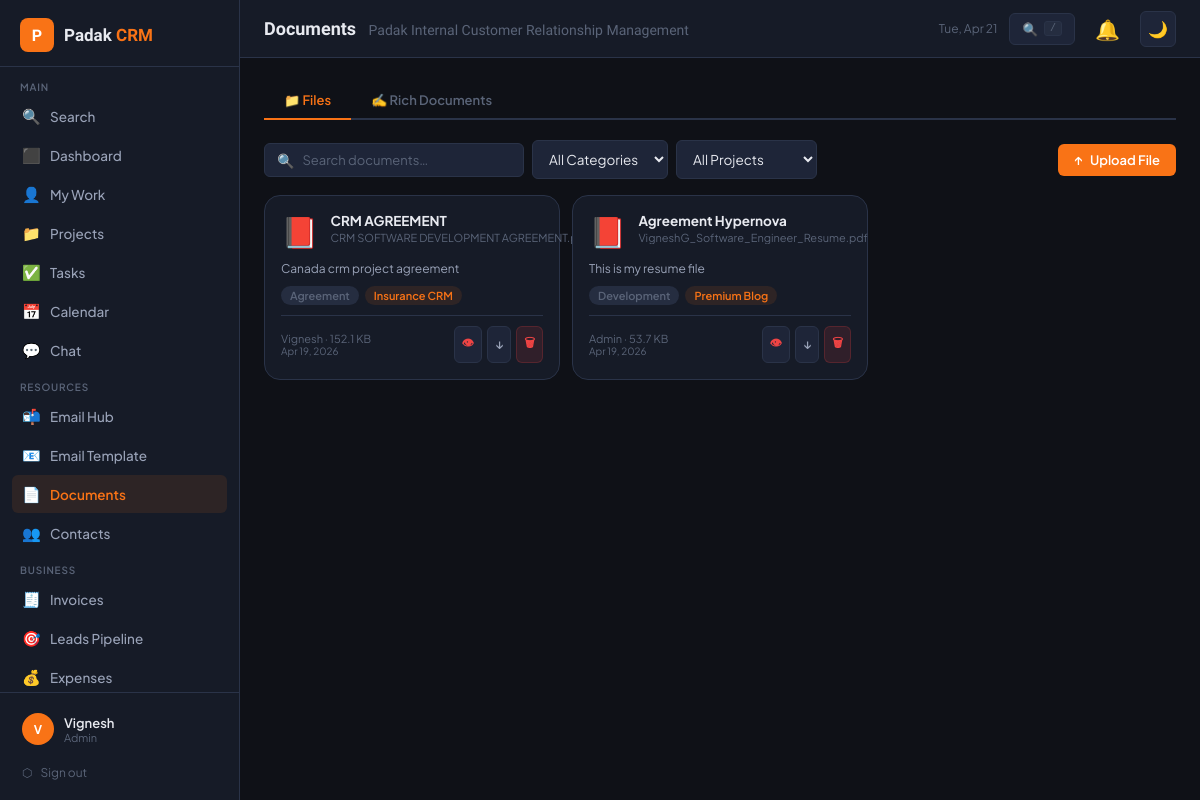
Page /documents.php (signed in) on the committed database.
### tables this page shows
CREATE TABLE `users` (
  `id` int(11) NOT NULL,
  `name` varchar(100) NOT NULL,
  `email` varchar(150) NOT NULL,
  `password` varchar(255) NOT NULL,
  `role` enum('admin','manager','member') DEFAULT 'member',
  `avatar` varchar(255) DEFAULT NULL,
  `phone` varchar(30) DEFAULT NULL,
  `department` varchar(100) DEFAULT NULL,
  `status` enum('active','inactive') DEFAULT 'active',
  `last_login` datetime DEFAULT NULL,
  `created_at` datetime DEFAULT current_timestamp()
);

CREATE TABLE `documents` (
  `id` int(11) NOT NULL,
  `title` varchar(250) NOT NULL,
  `description` text DEFAULT NULL,
  `filename` varchar(255) NOT NULL,
  `original_name` varchar(255) NOT NULL,
  `file_size` bigint(20) DEFAULT 0,
  `file_type` varchar(100) DEFAULT NULL,
  `project_id` int(11) DEFAULT NULL,
  `contact_id` int(11) DEFAULT NULL,
  `task_id` int(11) DEFAULT NULL,
  `lead_id` int(11) DEFAULT NULL,
  `category` varchar(100) DEFAULT 'General',
  `access` enum('all','admin','manager') DEFAULT 'all',
  `uploaded_by` int(11) NOT NULL,
  `created_at` datetime DEFAULT current_timestamp()
);

CREATE TABLE `projects` (
  `id` int(11) NOT NULL,
  `title` varchar(200) NOT NULL,
  `description` text DEFAULT NULL,
  `contact_id` int(11) DEFAULT NULL,
  `status` enum('planning','active','on_hold','completed','cancelled') DEFAULT 'planning',
  `priority` enum('low','medium','high','urgent') DEFAULT 'medium',
  `start_date` date DEFAULT NULL,
  `due_date` date DEFAULT NULL,
  `budget` decimal(12,2) DEFAULT NULL,
  `currency` varchar(10) DEFAULT 'LKR',
  `progress` int(11) DEFAULT 0,
  `created_by` int(11) NOT NULL,
  `created_at` datetime DEFAULT current_timestamp(),
  `updated_at` datetime DEFAULT current_timestamp() ON UPDATE current_timestamp()
);

### config.php (called while the page is built, shortened)
<?php
function currentUser(): array {
    return [
        'id'   => $_SESSION['crm_user_id'] ?? 0,
        'name' => $_SESSION['crm_name'] ?? '',
        'role' => $_SESSION['crm_role'] ?? '',
        'email'=> $_SESSION['crm_email'] ?? '',
        'avatar'=> $_SESSION['crm_avatar'] ?? null,
    ];
}
function isManager(): bool { return in_array($_SESSION['crm_role'] ?? '', ['admin','manager']); }
function h(string $s): string { return htmlspecialchars($s, ENT_QUOTES, 'UTF-8'); }
function formatSize(int $bytes): string {
    if ($bytes >= 1024) return round($bytes/1024, 1).' KB';
    return $bytes.' B';
}
function fDate(?string $d, string $fmt = 'M j, Y'): string {
    return date($fmt, strtotime($d));
}

### documents.php (the view, shortened to what this page needs)
<?php
require_once 'config.php';
require_once 'includes/layout.php';
$db = getCRMDB();
$user = currentUser();
    ?><!DOCTYPE html><html lang="en"><head><meta charset="UTF-8">
    </body></html><?php exit;
$tab        = $_GET['tab'] ?? 'files';
$proj_filter= (int)($_GET['project_id'] ?? 0);
$search     = trim($_GET['q'] ?? '');
$fw = "1=1";
$docs = $db->query("
    SELECT d.*, u.name AS uploader, p.title AS proj_title
    FROM documents d
    LEFT JOIN users u ON u.id=d.uploaded_by
    LEFT JOIN projects p ON p.id=d.project_id
    WHERE $fw ORDER BY d.created_at DESC
")->fetch_all(MYSQLI_ASSOC);
function docIcon(string $name): string {
    $ext = strtolower(pathinfo($name, PATHINFO_EXTENSION));
    return match(true) {
        $ext === 'pdf'                            => '📕',
        in_array($ext,['doc','docx'])             => '📘',
        in_array($ext,['xls','xlsx'])             => '📗',
        in_array($ext,['ppt','pptx'])             => '📙',
        in_array($ext,['jpg','jpeg','png','gif','webp']) => '🖼',
        in_array($ext,['zip','rar'])              => '🗜',
        $ext === 'txt'                            => '📝',
        default                                   => '📄'
    };
}
renderLayout('Documents', 'documents');
?>
<div class="doc-tabs">
  <a href="documents.php?tab=files<?= $proj_filter?"&project_id=$proj_filter":'' ?>" class="doc-tab <?= $tab==='files'?'active':'' ?>">📁 Files</a>
  <a href="documents.php?tab=editor" class="doc-tab <?= $tab==='editor'?'active':'' ?>">✍ Rich Documents</a>
</div>
<?php if ($tab === 'files'):  ?>
<div class="doc-filter">
  <form method="GET" class="doc-filter-left" id="filter-form">
    <div class="search-box" style="min-width:180px;flex:1;max-width:260px">
      <span style="color:var(--text3)">🔍</span>
      <input type="text" name="q" placeholder="Search documents…" value="<?= h($search) ?>">
    </div>
    <select name="cat" class="form-control" style="width:auto" onchange="this.form.submit()">
      <option value="">All Categories</option>
    </select>
    <?php if (!$proj_filter): ?>
    <select name="project_id" class="form-control" style="width:auto" onchange="this.form.submit()">
      <option value="">All Projects</option>
    </select>
    <?php endif; ?>
  </form>
  <button class="btn btn-primary" onclick="openModal('modal-upload')" style="flex-shrink:0">↑ <span>Upload File</span></button>
</div>
<?php if (empty($docs)): ?>
<div class="card"><div class="empty-state"><div class="icon">📁</div><p>No documents found. <a href="#" onclick="openModal('modal-upload')" style="color:var(--orange)">Upload one</a></p></div></div>
<?php else: ?>
<div class="doc-grid">
  <?php foreach ($docs as $d):
    $ext = strtolower(pathinfo($d['original_name'], PATHINFO_EXTENSION));
    $is_pdf = $ext === 'pdf';
  ?>
  <div class="doc-card">
    <div class="doc-card-top">
      <span style="font-size:30px;flex-shrink:0"><?= docIcon($d['original_name']) ?></span>
      <div class="doc-card-body">
        <div style="font-size:13.5px;font-weight:700;color:var(--text);margin-bottom:2px;word-break:break-word"><?= h($d['title']) ?></div>
        <div style="font-size:11px;color:var(--text3);white-space:nowrap;overflow:hidden;text-overflow:ellipsis" title="<?= h($d['original_name']) ?>"><?= h($d['original_name']) ?></div>
      </div>
    </div>
    <?php if (!empty($d['description'])): ?>
    <p style="font-size:12px;color:var(--text2);margin-bottom:8px;line-height:1.5"><?= h(mb_substr($d['description'],0,80)).(mb_strlen($d['description'])>80?'…':'') ?></p>
    <?php endif; ?>
    <div style="display:flex;gap:6px;flex-wrap:wrap;margin-bottom:10px">
      <span class="badge" style="background:var(--bg4);color:var(--text3)"><?= h($d['category']) ?></span>
      <?php if ($d['proj_title']): ?>
      <span class="badge" style="background:var(--orange-bg);color:var(--orange)"><?= h($d['proj_title']) ?></span>
      <?php endif; ?>
    </div>
    <div class="doc-card-footer">
      <div>
        <div style="font-size:11px;color:var(--text3)"><?= h($d['uploader']) ?> · <?= formatSize((int)$d['file_size']) ?></div>
        <div style="font-size:10px;color:var(--text3)"><?= fDate($d['created_at'],'M j, Y') ?></div>
      </div>
      <div style="display:flex;gap:5px">
        <?php if ($is_pdf): ?>
        <button class="btn btn-ghost btn-sm btn-icon" title="Preview PDF" onclick="openPdfViewer(<?= $d['id'] ?>,<?= htmlspecialchars(json_encode($d['title']), ENT_QUOTES) ?>)" style="color:var(--red)">👁</button>
        <?php endif; ?>
        <a href="documents.php?download=<?= $d['id'] ?>" class="btn btn-ghost btn-sm btn-icon" title="Download">↓</a>
        <?php if ($d['uploaded_by'] == $user['id'] || isManager()): ?>
        <form method="POST" onsubmit="return confirm('Delete this document?')" style="display:inline">
          <button type="submit" class="btn btn-danger btn-sm btn-icon" title="Delete">🗑</button>
        </form>
        <?php endif; ?>
      </div>
    </div>
  </div>
  <?php endforeach; ?>
</div>
<?php endif; ?>
<?php endif;  ?>
<?php renderLayoutEnd(); ?>

### includes/layout.php (shortened to what this page needs)
<?php
function renderLayout(string $pageTitle, string $activePage): void {
    $user = currentUser();
    $initials = implode('', array_map(fn($w) => strtoupper($w[0]), explode(' ', $user['name'])));
    $initials = substr($initials, 0, 2);
?>
<!DOCTYPE html>
<html lang="en" data-theme="dark">
<head>
</head>
<body>
<nav id="sidebar">
  <div class="sidebar-logo">
    <div class="logo-mark">P</div>
    <div class="logo-text">Padak <span>CRM</span></div>
  </div>
  <div class="nav-section">
    <div class="nav-label">Main</div>
    <a href="search.php" class="nav-item <?= $activePage==='search'?'active':'' ?>">
      <span class="icon">🔍</span> Search
    </a>
    <a href="dashboard.php" class="nav-item <?= $activePage==='dashboard'?'active':'' ?>">
      <span class="icon">⬛</span> Dashboard
    </a>
    <a href="mywork.php" class="nav-item <?= $activePage==='mywork'?'active':'' ?>">
      <span class="icon">👤</span> My Work
    </a>
    <a href="projects.php" class="nav-item <?= $activePage==='projects'?'active':'' ?>">
      <span class="icon">📁</span> Projects
    </a>
    <a href="tasks.php" class="nav-item <?= $activePage==='tasks'?'active':'' ?>">
      <span class="icon">✅</span> Tasks
    </a>
    <a href="calendar.php" class="nav-item <?= $activePage==='calendar'?'active':'' ?>">
      <span class="icon">📅</span> Calendar
    </a>
    <a href="chat.php" class="nav-item <?= $activePage==='chat'?'active':'' ?>">
      <span class="icon">💬</span> Chat
    </a>
    <div class="nav-label" style="margin-top:12px">Resources</div>
    <a href="emails.php" class="nav-item <?= $activePage==='emails'?'active':'' ?>">
      <span class="icon">📬</span> Email Hub
    </a>
    <a href="email_template.php" class="nav-item <?= $activePage==='email_template'?'active':'' ?>">
      <span class="icon">📧</span> Email Template
    </a>
    <a href="documents.php" class="nav-item <?= $activePage==='documents'?'active':'' ?>">
      <span class="icon">📄</span> Documents
    </a>
    <a href="contacts.php" class="nav-item <?= $activePage==='contacts'?'active':'' ?>">
      <span class="icon">👥</span> Contacts
    </a>
    <?php if (isManager()): ?>
    <div class="nav-label" style="margin-top:12px">Business</div>
    <a href="invoices.php" class="nav-item <?= $activePage==='invoices'?'active':'' ?>">
      <span class="icon">🧾</span> Invoices
    </a>
    <a href="leads.php" class="nav-item <?= $activePage==='leads'?'active':'' ?>">
      <span class="icon">🎯</span> Leads Pipeline
    </a>
    <a href="expenses.php" class="nav-item <?= $activePage==='expenses'?'active':'' ?>">
      <span class="icon">💰</span> Expenses
    </a>
    <?php endif; ?>
  </div>
  <div class="sidebar-footer">
    <a href="profile.php" class="user-card">
      <div class="avatar">
        <?php if ($user['avatar']): ?>
          <img src="uploads/avatars/<?= h($user['avatar']) ?>" alt="">
        <?php else: echo h($initials); endif; ?>
      </div>
      <div class="user-info">
        <div class="user-name"><?= h($user['name']) ?></div>
        <div class="user-role"><?= h($user['role']) ?></div>
      </div>
    </a>
    <a href="logout.php" style="display:flex;align-items:center;gap:8px;padding:8px 10px;color:var(--text3);font-size:12px;margin-top:4px;border-radius:var(--radius-sm);transition:background .15s" onmouseover="this.style.background='var(--bg3)'" onmouseout="this.style.background=''">
      <span>⬡</span> Sign out
    </a>
  </div>
</nav>
<div id="main">
  <header id="header">
    <div class="header-title"><?= h($pageTitle) ?> <span><?= SITE_NAME ?></span></div>
    <span style="font-size:12px;color:var(--text3)"><?= date('D, M j') ?></span>
    <a href="search.php" id="header-search-btn" title="Search (press /)" style="display:flex;align-items:center;gap:6px;padding:7px 12px;background:var(--bg3);border:1px solid var(--border);border-radius:var(--radius-sm);color:var(--text3);font-size:12.5px;text-decoration:none;transition:border-color .15s,color .15s;flex-shrink:0" onmouseover="this.style.borderColor='var(--orange)';this.style.color='var(--orange)'" onmouseout="this.style.borderColor='var(--border)';this.style.color='var(--text3)'">
      🔍 <span style="display:none" id="hs-text">Search</span>
      <kbd style="font-size:10px;background:var(--bg4);border:1px solid var(--border);border-radius:3px;padding:1px 5px">/</kbd>
    </a>
    <button id="notif-btn" onclick="toggleNotifPanel()" title="Notifications" aria-label="Notifications">
      🔔
    </button>
    <button id="theme-toggle" onclick="toggleTheme()" title="Toggle dark/light mode" aria-label="Toggle theme">
      <span class="icon-dark">🌙</span>
    </button>
  </header>
  <main id="content">
<?php
}
function renderLayoutEnd(): void {
?>
  </main>
</div>
</body>
</html>
<?php
}

### documents.php (style rules this page uses)
.doc-tabs { display:flex;gap:0;border-bottom:2px solid var(--border);margin-bottom:20px }
.doc-tab { padding:10px 20px;font-size:13px;font-weight:600;color:var(--text3);cursor:pointer;border-bottom:2px solid transparent;margin-bottom:-2px;transition:color .15s,border-color .15s;text-decoration:none;white-space:nowrap }
.doc-tab:hover,.doc-tab.active { color:var(--orange);border-bottom-color:var(--orange) }
.doc-filter { display:flex;align-items:center;justify-content:space-between;gap:10px;margin-bottom:16px;flex-wrap:wrap }
.doc-filter-left { display:flex;gap:8px;flex-wrap:wrap;align-items:center;flex:1 }
.doc-grid { display:grid;grid-template-columns:repeat(auto-fill,minmax(268px,1fr));gap:12px }
.doc-card { background:var(--bg2);border:1px solid var(--border);border-radius:var(--radius-lg);padding:16px;display:flex;flex-direction:column;transition:border-color .15s,box-shadow .15s }
.doc-card-top { display:flex;align-items:flex-start;gap:12px;margin-bottom:10px }
.doc-card-body { flex:1 }
.doc-card-footer { display:flex;justify-content:space-between;align-items:center;border-top:1px solid var(--border);padding-top:10px;margin-top:auto }

### rows in the picture
users: name "V", name "Vignesh"
documents: original_name "📕", title "CRM AGREEMENT", original_name "CRM SOFTWARE DEVELOPMENT AGREEMENT.pdf", description "Canada crm project agreement", category "Agreement", project.title "Insurance CRM", uploaded_by.name "Vignesh", file_size "152.1 KB", created_at "Apr 19, 2026"
documents: original_name "📕", title "Agreement Hypernova", original_name "VigneshG_Software_Engineer_Resume.pdf", description "This is my resume file", category "Development", project.title "Premium Blog", uploaded_by.name "Admin", file_size "53.7 KB", created_at "Apr 19, 2026"

### other values in the picture
$user['role'] "Admin"
$pageTitle "Documents"
SITE_NAME "Padak Internal Customer Relationship Management"
